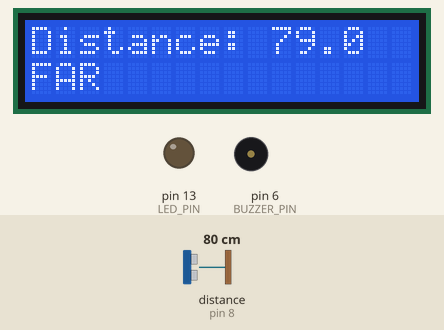
Bench run of a sketch on a simulated Arduino Uno, built with avr-gcc and run on an emulated ATmega328P. Shown: 16×2 character LCD, output pins drawn as LEDs (lit = HIGH), buzzer (waves = sounding). Wiring (inferred from the names in the program): ultrasonic range finder: trigger pin 7; echo pin 8. The inputs (shaded band) are chosen by the test bench; at power-on: distance to the obstacle (sensor on pin 8) 80 cm. The echo pulse lasts 58.3 µs per cm; pins used as bus, display or sensor lines are not drawn; what the sketch prints to the serial monitor is not drawn.

Above: at 3.3 s.
3.4 s: distance to the obstacle (sensor on pin 8) set to 12 cm
At 4.6 s:
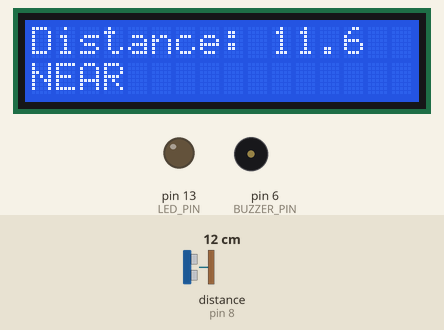
5.4 s: distance to the obstacle (sensor on pin 8) set to 9 cm
At 7.0 s:
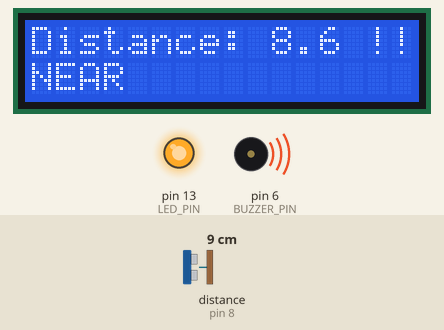
7.3 s: distance to the obstacle (sensor on pin 8) set to 2 cm
At 9.16 s:
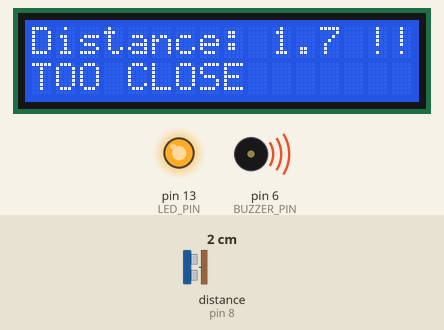
9.3 s: distance to the obstacle (sensor on pin 8) set to 23 cm
At 10.6 s:
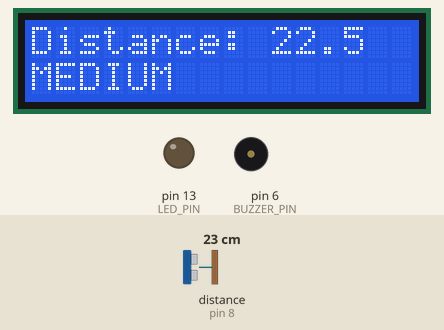
11.0 s: distance to the obstacle (sensor on pin 8) set to 120 cm
At 11.8 s:
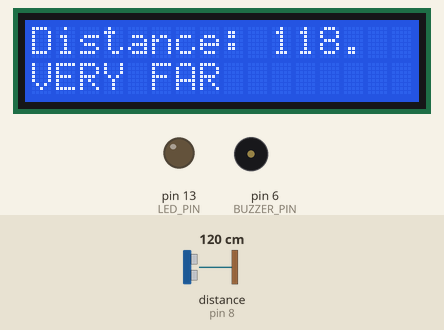
Timing chart, 0 to 13.9 s (numbered marks = the images above; inputs shaded):
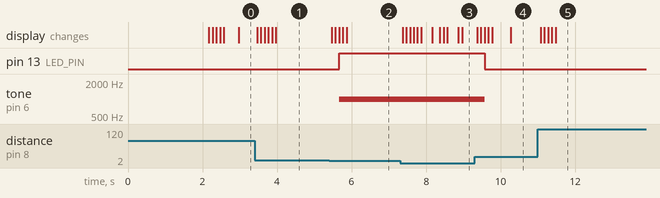

The sketch:

ultrasonic_distance.ino
```cpp
/*
  Program 9: Ultrasonic Distance Sensor
  This program demonstrates measuring distance using HC-SR04 ultrasonic sensor
  with multiple display modes and proximity alerts

  📊 MISSION PREVIEW: "Data Scientist"
  Master data collection, storage, and analysis with professional logging systems!

  Hardware Required:
  - Arduino board
  - HC-SR04 ultrasonic sensor
  - LED (for proximity alert)
  - Buzzer (optional)
  - 16x2 LCD display (optional)
  - 220 ohm resistor (for LED)
  - Jumper wires
  - Breadboard
*/

#include <LiquidCrystal.h>

// Pin definitions
const int TRIG_PIN = 7;      // Trigger pin
const int ECHO_PIN = 8;      // Echo pin
const int LED_PIN = 13;      // Alert LED
const int BUZZER_PIN = 6;    // Buzzer (optional)

// LCD pins (optional)
LiquidCrystal lcd(12, 11, 5, 4, 3, 2);

// Variables
long duration;
float distance;
float averageDistance;
const int numReadings = 5;
float readings[numReadings];
int readIndex = 0;
float total = 0;

// Alert settings
const float ALERT_DISTANCE = 10.0;  // Alert when object is within 10cm
const float MAX_DISTANCE = 400.0;   // Maximum reliable distance (cm)

// Timing variables
unsigned long previousMillis = 0;
const long interval = 100;  // Read every 100ms

void setup() {
  // Initialize pins
  pinMode(TRIG_PIN, OUTPUT);
  pinMode(ECHO_PIN, INPUT);
  pinMode(LED_PIN, OUTPUT);
  pinMode(BUZZER_PIN, OUTPUT);

  // Initialize serial communication
  Serial.begin(9600);

  // Initialize LCD (comment out if not using LCD)
  lcd.begin(16, 2);
  lcd.clear();
  lcd.setCursor(0, 0);
  lcd.print("Distance Sensor");
  lcd.setCursor(0, 1);
  lcd.print("Initializing...");

  // Initialize smoothing array
  for (int i = 0; i < numReadings; i++) {
    readings[i] = 0;
  }

  Serial.println("HC-SR04 Distance Sensor Program Started!");
  Serial.println("📊 DATA SCIENTIST MODE - Ready for advanced sensing!");
  Serial.println("Distance | Status | Alert");
  Serial.println("---------|--------|------");

  delay(2000);
  lcd.clear();
}

void loop() {
  unsigned long currentMillis = millis();

  // Read sensor every 100ms
  if (currentMillis - previousMillis >= interval) {
    previousMillis = currentMillis;

    // Measure distance
    distance = measureDistance();

    // Smooth the readings
    distance = smoothDistance(distance);

    // Display results
    displayResults();

    // Check for proximity alert
    checkProximityAlert();
  }
}

float measureDistance() {
  // Clear the trigger pin
  digitalWrite(TRIG_PIN, LOW);
  delayMicroseconds(2);

  // Send 10 microsecond pulse
  digitalWrite(TRIG_PIN, HIGH);
  delayMicroseconds(10);
  digitalWrite(TRIG_PIN, LOW);

  // Read the echo pin
  duration = pulseIn(ECHO_PIN, HIGH, 30000);  // 30ms timeout

  // Calculate distance (speed of sound = 343 m/s)
  // Distance = (duration * 0.034) / 2
  float dist = (duration * 0.034) / 2;

  // Return valid distance or previous reading if out of range
  if (dist > 0 && dist <= MAX_DISTANCE) {
    return dist;
  } else {
    return averageDistance;  // Return previous average if invalid
  }
}

float smoothDistance(float newDistance) {
  // Remove oldest reading
  total -= readings[readIndex];

  // Add new reading
  readings[readIndex] = newDistance;
  total += readings[readIndex];

  // Move to next position
  readIndex = (readIndex + 1) % numReadings;

  // Calculate average
  averageDistance = total / numReadings;

  return averageDistance;
}

void displayResults() {
  // Serial Monitor output
  Serial.print(distance, 1);
  Serial.print(" cm | ");

  // Determine status
  String status = "";
  if (distance < 5) {
    status = "TOO CLOSE";
  } else if (distance < 20) {
    status = "NEAR";
  } else if (distance < 50) {
    status = "MEDIUM";
  } else if (distance < 100) {
    status = "FAR";
  } else {
    status = "VERY FAR";
  }

  Serial.print(status);
  Serial.print(" | ");

  if (distance <= ALERT_DISTANCE) {
    Serial.println("ALERT!");
  } else {
    Serial.println("OK");
  }

  // LCD Display (comment out if not using LCD)
  lcd.setCursor(0, 0);
  lcd.print("Distance: ");
  lcd.print(distance, 1);
  lcd.print(" cm  ");

  lcd.setCursor(0, 1);
  lcd.print(status);
  lcd.print("          ");  // Clear remaining characters
}

void checkProximityAlert() {
  if (distance <= ALERT_DISTANCE && distance > 0) {
    // Activate alert
    digitalWrite(LED_PIN, HIGH);

    // Buzzer alert pattern
    tone(BUZZER_PIN, 1000, 100);  // 1000Hz for 100ms

    // Visual indicator on LCD
    lcd.setCursor(14, 0);
    lcd.print("!!");

  } else {
    // Deactivate alert
    digitalWrite(LED_PIN, LOW);
    noTone(BUZZER_PIN);

    // Clear visual indicator
    lcd.setCursor(14, 0);
    lcd.print("  ");
  }
}

/*
  Additional Features:

  1. Distance-based LED brightness:
  int brightness = map(distance, 0, 50, 255, 0);
  analogWrite(LED_PIN, brightness);

  2. Multi-zone detection:
  void checkZones() {
    if (distance < 10) {
      // Zone 1: Red alert
    } else if (distance < 30) {
      // Zone 2: Yellow warning
    } else {
      // Zone 3: Green safe
    }
  }

  3. Distance logging:
  void logDistance() {
    Serial.print(millis());
    Serial.print(",");
    Serial.println(distance);
  }

  4. Motion detection:
  static float lastDistance = 0;
  if (abs(distance - lastDistance) > 5) {
    Serial.println("Motion detected!");
  }
  lastDistance = distance;
*/
```

Measured:
- the behaviour switches between 11 and 10 cm on distance to the obstacle (sensor on pin 8) (found by bisection; images 1 and 2)
- after the input at 3.4 s, the display: first changes after 0.07 s (image 1 shows a later state)
- after the input at 5.4 s, pin 13 (LED_PIN): LOW → HIGH after 0.27 s; tone on pin 6 (BUZZER_PIN): silent → 1000 Hz after 0.27 s; the display: first changes after 0.07 s (image 2 shows a later state)
- after the input at 7.3 s, the display: first changes after 0.07 s (image 3 shows a later state)
- after the input at 9.3 s, pin 13 (LED_PIN): HIGH → LOW after 0.27 s; tone on pin 6 (BUZZER_PIN): 1000 Hz → silent after 0.27 s; the display: first changes after 0.07 s (image 4 shows a later state)
- after the input at 11.0 s, the display: first changes after 0.07 s (image 5 shows a later state)
